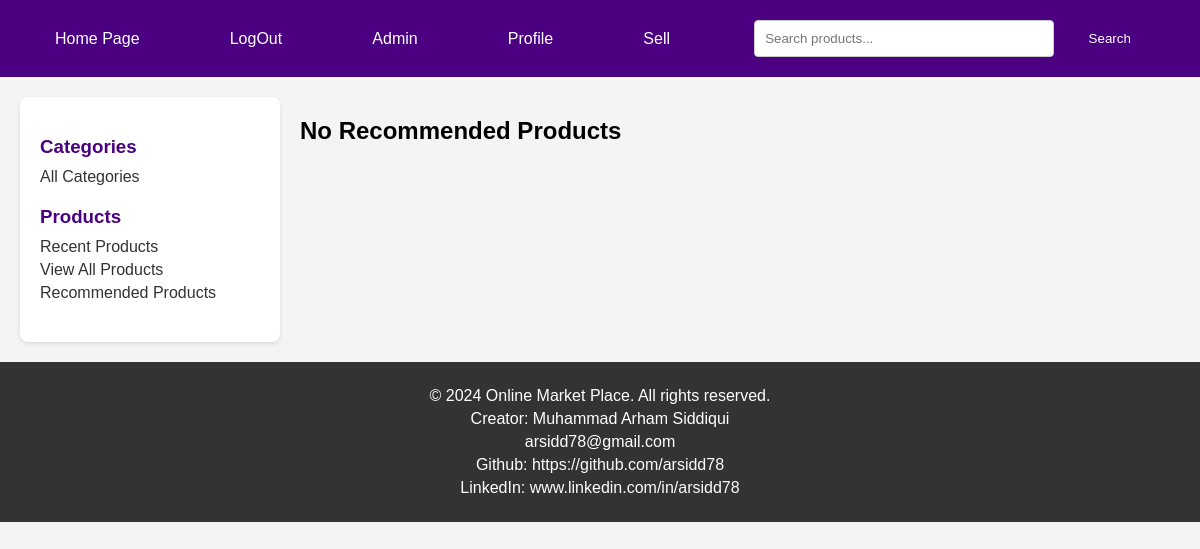
Page /recommended_products/ (signed in) on the earlier database version.
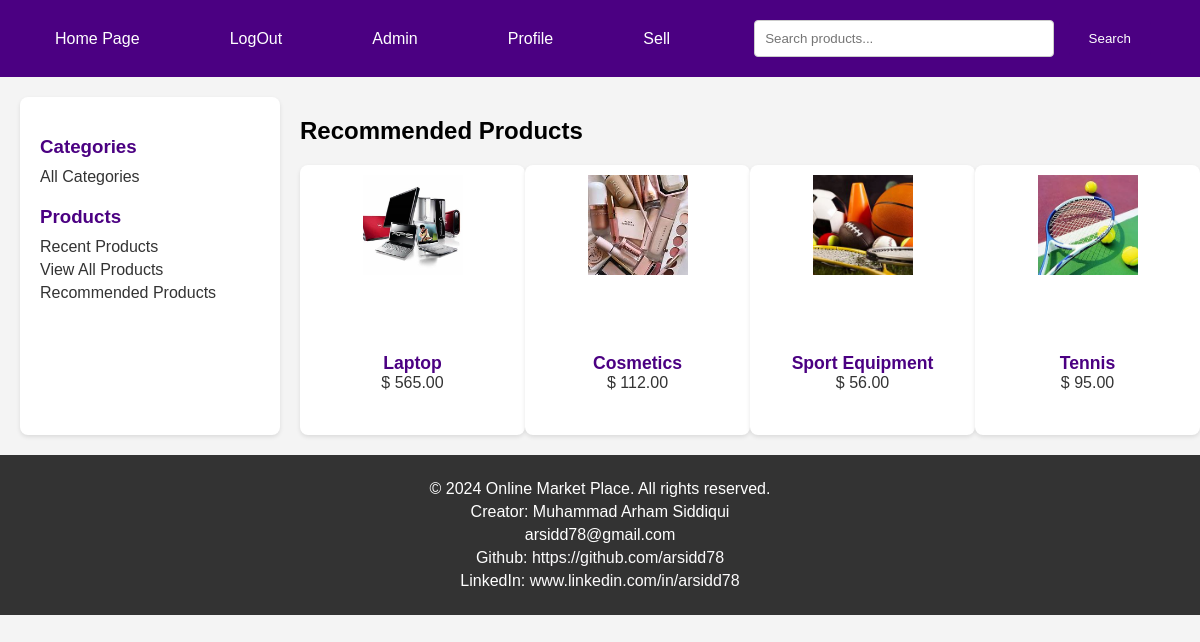
Same page on the later database version.
### product/models.py (models this page shows, shortened)
class Products(models.Model):
    name = models.ForeignKey(User,on_delete=models.CASCADE)
    product_name = models.CharField(max_length=200)
    product_description = models.TextField(max_length=500)
    product_price = models.DecimalField('Price',max_digits=7,decimal_places=2)
    product_discounted_price = models.DecimalField('Discounted Price',max_digits=7,decimal_places=2,null=True,blank=True)
    product_delivery_charge = models.IntegerField(default=0)
    product_tax_rate = models.DecimalField(decimal_places=3,max_digits=5, null= True, blank= True)
    product_specification = models.TextField(null= True, blank= True)
    product_posted_date = models.DateField( auto_now_add=True)
    product_images = models.ImageField(upload_to='products/')
    product_images2 = models.ImageField(null=True,blank=True,upload_to='products/')
    product_images3 = models.ImageField(null=True,blank=True,upload_to='products/')
    product_images4 = models.ImageField(null=True,blank=True,upload_to='products/')
    product_images5 = models.ImageField(null=True,blank=True,upload_to='products/')
    categories_choices = product_categories = {
    "ELECTRONICS": "Electronics",
    "CLOTHING & ACCESSORIES": "Clothing & Accessories",
    "HOME & KITCHEN": "Home & Kitchen",
    "BEAUTY & PERSONAL CARE": "Beauty & Personal Care",
    "HEALTH & FITNESS": "Health & Fitness",
    "TOYS & GAMES": "Toys & Games",
    "BOOKS & MEDIA": "Books & Media",
    "AUTOMOTIVE": "Automotive",
    "SPORTS & OUTDOORS": "Sports & Outdoors",
    "PET SUPPLIES": "Pet Supplies",
    "HOME APPLIANCES": "Home Appliances",
    "OFFICE SUPPLIES": "Office Supplies",
    "FURNITURE & DECOR": "Furniture & Decor",
    "JEWELRY & WATCHES": "Jewelry & Watches",
    "BABY & TODDLER": "Baby & Toddler",
    "FOOD & GROCERIES": "Food & Groceries",
    "ARTS & CRAFTS": "Arts & Crafts",
    "MUSICAL INSTRUMENTS": "Musical Instruments",
    "GARDEN & OUTDOOR LIVING": "Garden & Outdoor Living",
    "TRAVEL & LUGGAGE": "Travel & Luggage",
    "SMARTPHONE": "Smartphone",
    "LAPTOP": "Laptop",
    "CAMERA": "Camera",
    "TV": "TV",
    "HEADPHONE": "Headphone",
    "GADGET": "Gadget",
    "APPAREL": "Apparel",
    "BAG": "Bag",
    "JEWELRY": "Jewelry",
    "SUNGLASSES": "Sunglasses",
    "WATCH": "Watch",
    "HOME IMPROVEMENT": "Home Improvement",
    "DECOR": "Decor",
    "KITCHEN APPLIANCES": "Kitchen Appliances",
    "COOKWARE": "Cookware",
    "FURNITURE": "Furniture",
    "SKINCARE": "Skincare",
    "MAKEUP": "Makeup",
    "HAIRCARE": "Haircare",
    "GROOMING": "Grooming",
    "FRAGRANCES": "Fragrances",
    "EXERCISE EQUIPMENT": "Exercise Equipment",
    "NUTRITIONAL SUPPLEMENTS": "Nutritional Supplements",
    "FITNESS TRACKERS": "Fitness Trackers",
    "YOGA MATS": "Yoga Mats",
    "TOYS": "Toys",
    "BOARD GAMES": "Board Games",
    "PUZZLES": "Puzzles",
    "EDUCATIONAL TOYS": "Educational Toys",
    "OUTDOOR PLAY EQUIPMENT": "Outdoor Play Equipment",
    "BOOKS": "Books",
    "E-BOOKS": "E-books",
    "AUDIOBOOKS": "Audiobooks",
    "DVDS": "DVDs",
    "CDS": "CDs",
    "DIGITAL MEDIA": "Digital Media",
    "CAR PARTS": "Car Parts",
    "ACCESSORIES": "Accessories",
    "TOOLS": "Tools",
    "MAINTENANCE SUPPLIES": "Maintenance Supplies",
    "ELECTRONICS": "Electronics",
    "SPORTING EQUIPMENT": "Sporting Equipment",
    "CAMPING GEAR": "Camping Gear",
    "HIKING GEAR": "Hiking Gear",
    "OUTDOOR CLOTHING": "Outdoor Clothing",
    "FOOD": "Food",
    "TOYS": "Toys",
    "GROOMING PRODUCTS": "Grooming Products",
    "BEDS": "Beds",
    "CARRIERS": "Carriers",
    "LARGE APPLIANCES": "Large Appliances",
    "SMALL APPLIANCES": "Small Appliances",
    "STATIONERY": "Stationery",
    "DESK ORGANIZERS": "Desk Organizers",
    "PRINTERS": "Printers",
    "OFFICE FURNITURE": "Office Furniture",
    "TECHNOLOGY ACCESSORIES": "Technology Accessories",
    "SOFAS": "Sofas",
    "CHAIRS": "Chairs",
    "TABLES": "Tables",
    "LIGHTING FIXTURES": "Lighting Fixtures",
    "RUGS": "Rugs",
    "RINGS": "Rings",
    "NECKLACES": "Necklaces",
    "BRACELETS": "Bracelets",
    "EARRINGS": "Earrings",
    "WATCHES": "Watches",
    "CLOTHING": "Clothing",
    "DIAPERS": "Diapers",
    "FEEDING SUPPLIES": "Feeding Supplies",
    "STROLLERS": "Strollers",
    "TOYS": "Toys",
    "NON-PERISHABLE FOOD": "Non-perishable Food",
    "SNACKS": "Snacks",
    "BEVERAGES": "Beverages",
    "GOURMET FOODS": "Gourmet Foods",
    "SPICES": "Spices",
    "ART SUPPLIES": "Art Supplies",
    "CRAFTING MATERIALS": "Crafting Materials",
    "DIY KITS": "DIY Kits",
    "SEWING SUPPLIES": "Sewing Supplies",
    "GUITARS": "Guitars",
    "KEYBOARDS": "Keyboards",
    "DRUMS": "Drums",
    "VIOLINS": "Violins",
    "WIND INSTRUMENTS": "Wind Instruments",
    "GARDENING TOOLS": "Gardening Tools",
    "PLANTS": "Plants",
    "OUTDOOR FURNITURE": "Outdoor Furniture",
    "BBQ GRILLS": "BBQ Grills",
    "LUGGAGE SETS": "Luggage Sets",
    "BACKPACKS": "Backpacks",
    "TRAVEL ACCESSORIES": "Travel Accessories",
    "TOILETRIES": "Toiletries",
    "OUTDOOR GEAR": "Outdoor Gear"
    }
    product_category = models.CharField('category',max_length=100,choices=categories_choices)
    product_quantity = models.IntegerField()
    sellor_name = models.CharField(max_length=100)
    company_name = models.CharField(null= True, blank= True, max_length=200)
    product_website = models.URLField(null= True,blank=True)

### product/views.py (the view)
# urls.py: path('recommended_products/',views.recommended_products,name='recommended'),
@profile_required
def recommended_products(request):
    if request.user.is_authenticated:
        member = get_object_or_404(Member, user = request.user)
        products = member.user_interest.all()
        return render(request, 'product/recommended.html', {'products':products})
    return redirect('registration:login')

### product/templates/product/recommended.html (shortened to what this page needs)
{% load static %}
<!DOCTYPE html>
<html lang="en">
<head>
    <link rel="stylesheet" href="{% static 'product/recommended_products_style.css' %}">
</head>
<body>
    <nav>
        <a href="{% url 'product:home' %}">Home Page</a>
        {% if request.user.is_authenticated %}
            <a href="{% url 'registration:signout' %}">LogOut</a>
        {% else %}
            <a href="{% url 'registration:login' %}">LogIn</a>
        {% endif %}
        <a href="/admin/">Admin</a>
        {% if request.user.is_authenticated %}
            <a href="{% url 'member:profile' request.user.username %}">Profile</a>
        {% else %}
            <a href="{% url 'member:register' %}">Complete Profile</a>
        {% endif %}
        <a href="{% url 'member:add_product_page' %}">Sell</a>
        <div class="search-container">
            <form action="{% url 'product:search' %}" method="post">
                <input type="search" name="search_bar" placeholder="Search products...">
                <input type="submit" value="Search">
            </form>
        </div>
    </nav>
    <div class="main-content">
        <aside class="aside_links">
            <section>
                <h3>Categories</h3>
                <a href="{% url 'product:categories_page' %}">All Categories</a>
            </section>
            <section>
                <h3>Products</h3>
                <a href="{% url 'product:recent_products' %}">Recent Products</a>
                <a href="{% url 'product:view_all' %}">View All Products</a>
                <a href="{% url 'product:recommended' %}">Recommended Products</a>
            </section>
        </aside>
        <section class="recommended-products-section">
            {% if products %}
            <h1>Recommended Products</h1>
            <div class="recommended-products">
                {% for product in products %}
                <div class="recommended-product-item">
                    <a href="{% url 'product:details' product.id %}" class="recommended-product-link">
                        <article class="product-card">
                            <img src="{{ product.product_images.url }}" alt="{{ product.product_name }}" class="product-image" width="100">
                            <div class="product-info">
                                <label class="product-name">{{ product.product_name }}</label><br>
                                <label class="product-price">$ {{ product.product_price }}</label><br>
                            </div>
                        </article>
                    </a>
                </div>
                {% endfor %}
            </div>
            {% else %}
            <h1>No Recommended Products</h1>
            {% endif %}
        </section>
    </div>
    <footer>
        <p>&copy; 2024 Online Market Place. All rights reserved.</p>
        <p>Creator: Muhammad Arham Siddiqui</p>
        <p>arsidd78@gmail.com</p>
        <p>Github: <a href="https://github.com/arsidd78">https://github.com/arsidd78</a></p>
        <p>LinkedIn: <a href="https://www.linkedin.com/in/arsidd78">www.linkedin.com/in/arsidd78</a></p>
    </footer>
</body>
</html>

### product/static/product/recommended_products_style.css (style rules this page uses)
body { font-family: Arial, sans-serif; margin: 0; padding: 0; background-color: #f4f4f4; }
nav { background-color: #4b0082; padding: 10px; display: flex; justify-content: space-around; align-items: center; }
nav a { color: white; text-decoration: none; padding: 8px 16px; border-radius: 4px; }
.search-container { display: flex; justify-content: center; padding: 10px; }
.search-container input[type="search"] { width: 300px; padding: 10px; border-radius: 4px; border: 1px solid #ccc; margin-right: 10px; }
.search-container input[type="submit"] { padding: 10px 20px; border: none; border-radius: 4px; background-color: #4b0082; color: white; cursor: pointer; }
.main-content { display: flex; margin: 20px; }
.aside_links { width: 20%; background: #fff; padding: 20px; border-radius: 8px; box-shadow: 0 2px 4px rgba(0, 0, 0, 0.1); margin-right: 20px; }
.aside_links section { margin-bottom: 20px; }
.aside_links h3 { color: #4b0082; margin-bottom: 10px; }
.aside_links a { display: block; color: #333; text-decoration: none; margin-bottom: 5px; }
.recommended-products-section { width: 80%; }
.recommended-products { display: grid; grid-template-columns: repeat(auto-fill, minmax(200px, 1fr)); gap: 20px; }
.recommended-product-item { display: flex; flex-direction: column; align-items: center; }
.recommended-product-link { text-decoration: none; color: inherit; width: 100%; }
.product-card { background: #fff; padding: 10px; border-radius: 8px; box-shadow: 0 2px 4px rgba(0, 0, 0, 0.1); text-align: center; width: 100%; height: 250px; display: flex; flex-direction: column; justify-content: space-between; }
.product-image { max-width: 100%; width: 100px; height: 100px; display: block; margin: 0 auto 10px auto; object-fit: cover; }
.product-info { margin-bottom: 10px; }
.product-name { font-weight: bold; font-size: 1.1em; color: #4b0082; }
.product-price { display: block; margin-bottom: 5px; color: #333; }
footer { background-color: #333; color: white; padding: 20px; text-align: center; margin-top: auto; }
footer p { margin: 5px 0; }
footer a { color: #fcfbfc; text-decoration: none; }

Differences in the rows shown:
now on this page (row edited): Products: product_images (picture), product_name "Laptop", product_price "565.00"
now on this page (row unchanged): Products: product_images (picture), product_name "Cosmetics", product_price "112.00"
now on this page (row unchanged): Products: product_images (picture), product_name "Sport Equipment", product_price "56.00"
now on this page (row unchanged): Products: product_images (picture), product_name "Tennis", product_price "95.00"
Other differences:
text no longer shown: "No Recommended Products"
text now shown: "Recommended Products"
